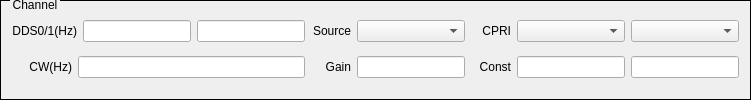
       <widget class="QGroupBox" name="groupBoxDL_CH_Source">
        <property name="styleSheet">
         <string notr="true">QGroupBox{ border:1px solid black; margin-top:0.5ex; }
QGroupBox::title { subcontrol-origin:margin; subcontrol-position:top left; top:-2px; left:10px; margin-left: 0px; padding:0 1px; }</string>
        </property>
        <property name="title">
         <string>Channel</string>
        </property>
        <layout class="QHBoxLayout" name="horizontalLayout_24">
         <item>
          <layout class="QVBoxLayout" name="verticalLayout">
           <item>
            <layout class="QHBoxLayout" name="horizontalLayout_2">
             <item>
              <widget class="QLabel" name="labelDL_DDS">
               <property name="sizePolicy">
                <sizepolicy hsizetype="Fixed" vsizetype="Fixed">
                 <horstretch>0</horstretch>
                 <verstretch>0</verstretch>
                </sizepolicy>
               </property>
               <property name="minimumSize">
                <size>
                 <width>60</width>
                 <height>0</height>
                </size>
               </property>
               <property name="text">
                <string>DDS0/1(Hz)</string>
               </property>
               <property name="alignment">
                <set>Qt::AlignRight|Qt::AlignTrailing|Qt::AlignVCenter</set>
               </property>
              </widget>
             </item>
             <item>
              <widget class="QLineEdit" name="lineEditDL_DDS0">
               <property name="sizePolicy">
                <sizepolicy hsizetype="Expanding" vsizetype="Fixed">
                 <horstretch>0</horstretch>
                 <verstretch>0</verstretch>
                </sizepolicy>
               </property>
              </widget>
             </item>
             <item>
              <widget class="QLineEdit" name="lineEditDL_DDS1">
               <property name="sizePolicy">
                <sizepolicy hsizetype="Expanding" vsizetype="Fixed">
                 <horstretch>0</horstretch>
                 <verstretch>0</verstretch>
                </sizepolicy>
               </property>
              </widget>
             </item>
            </layout>
           </item>
           <item>
            <layout class="QHBoxLayout" name="horizontalLayout_6">
             <item>
              <widget class="QLabel" name="labelDL_Source_CW">
               <property name="sizePolicy">
                <sizepolicy hsizetype="Fixed" vsizetype="Fixed">
                 <horstretch>0</horstretch>
                 <verstretch>0</verstretch>
                </sizepolicy>
               </property>
               <property name="minimumSize">
                <size>
                 <width>60</width>
                 <height>0</height>
                </size>
               </property>
               <property name="text">
                <string>CW(Hz)</string>
               </property>
               <property name="alignment">
                <set>Qt::AlignRight|Qt::AlignTrailing|Qt::AlignVCenter</set>
               </property>
              </widget>
             </item>
             <item>
              <widget class="QLineEdit" name="lineEditDL_Source_CW_Freq">
               <property name="sizePolicy">
                <sizepolicy hsizetype="Expanding" vsizetype="Fixed">
                 <horstretch>0</horstretch>
                 <verstretch>0</verstretch>
                </sizepolicy>
               </property>
              </widget>
             </item>
            </layout>
           </item>
          </layout>
         </item>
         <item>
          <layout class="QVBoxLayout" name="verticalLayout_11">
           <item>
            <layout class="QHBoxLayout" name="horizontalLayout_3">
             <item>
              <widget class="QLabel" name="labelDL_Source">
               <property name="sizePolicy">
                <sizepolicy hsizetype="Fixed" vsizetype="Fixed">
                 <horstretch>0</horstretch>
                 <verstretch>0</verstretch>
                </sizepolicy>
               </property>
               <property name="minimumSize">
                <size>
                 <width>40</width>
                 <height>0</height>
                </size>
               </property>
               <property name="text">
                <string>Source</string>
               </property>
               <property name="alignment">
                <set>Qt::AlignRight|Qt::AlignTrailing|Qt::AlignVCenter</set>
               </property>
              </widget>
             </item>
             <item>
              <widget class="QComboBox" name="comboBoxDL_Source">
               <property name="sizePolicy">
                <sizepolicy hsizetype="Expanding" vsizetype="Fixed">
                 <horstretch>0</horstretch>
                 <verstretch>0</verstretch>
                </sizepolicy>
               </property>
              </widget>
             </item>
            </layout>
           </item>
           <item>
            <layout class="QHBoxLayout" name="horizontalLayout_21">
             <item>
              <widget class="QLabel" name="labelDL_Source_CW_2">
               <property name="sizePolicy">
                <sizepolicy hsizetype="Fixed" vsizetype="Fixed">
                 <horstretch>0</horstretch>
                 <verstretch>0</verstretch>
                </sizepolicy>
               </property>
               <property name="minimumSize">
                <size>
                 <width>40</width>
                 <height>0</height>
                </size>
               </property>
               <property name="text">
                <string>Gain</string>
               </property>
               <property name="alignment">
                <set>Qt::AlignRight|Qt::AlignTrailing|Qt::AlignVCenter</set>
               </property>
              </widget>
             </item>
             <item>
              <widget class="QLineEdit" name="lineEditDL_Source_CW_Gain"/>
             </item>
            </layout>
           </item>
          </layout>
         </item>
         <item>
          <layout class="QVBoxLayout" name="verticalLayout_13">
           <item>
            <layout class="QHBoxLayout" name="horizontalLayout_22">
             <item>
              <widget class="QLabel" name="labelDL_CPRI">
               <property name="sizePolicy">
                <sizepolicy hsizetype="Fixed" vsizetype="Fixed">
                 <horstretch>0</horstretch>
                 <verstretch>0</verstretch>
                </sizepolicy>
               </property>
               <property name="minimumSize">
                <size>
                 <width>40</width>
                 <height>0</height>
                </size>
               </property>
               <property name="text">
                <string>CPRI</string>
               </property>
               <property name="alignment">
                <set>Qt::AlignRight|Qt::AlignTrailing|Qt::AlignVCenter</set>
               </property>
              </widget>
             </item>
             <item>
              <widget class="QComboBox" name="comboBoxDL_CPRI">
               <property name="sizePolicy">
                <sizepolicy hsizetype="Expanding" vsizetype="Fixed">
                 <horstretch>0</horstretch>
                 <verstretch>0</verstretch>
                </sizepolicy>
               </property>
              </widget>
             </item>
             <item>
              <widget class="QComboBox" name="comboBoxDL_CPRI_sr">
               <property name="sizePolicy">
                <sizepolicy hsizetype="Expanding" vsizetype="Fixed">
                 <horstretch>0</horstretch>
                 <verstretch>0</verstretch>
                </sizepolicy>
               </property>
              </widget>
             </item>
            </layout>
           </item>
           <item>
            <layout class="QHBoxLayout" name="horizontalLayout_23">
             <item>
              <widget class="QLabel" name="labelDL_SourceConst">
               <property name="sizePolicy">
                <sizepolicy hsizetype="Fixed" vsizetype="Fixed">
                 <horstretch>0</horstretch>
                 <verstretch>0</verstretch>
                </sizepolicy>
               </property>
               <property name="minimumSize">
                <size>
                 <width>40</width>
                 <height>0</height>
                </size>
               </property>
               <property name="text">
                <string>Const</string>
               </property>
               <property name="alignment">
                <set>Qt::AlignRight|Qt::AlignTrailing|Qt::AlignVCenter</set>
               </property>
              </widget>
             </item>
             <item>
              <widget class="QLineEdit" name="lineEditDL_SourceConstI"/>
             </item>
             <item>
              <widget class="QLineEdit" name="lineEditDL_SourceConstQ"/>
             </item>
            </layout>
           </item>
          </layout>
         </item>
        </layout>
       </widget>
